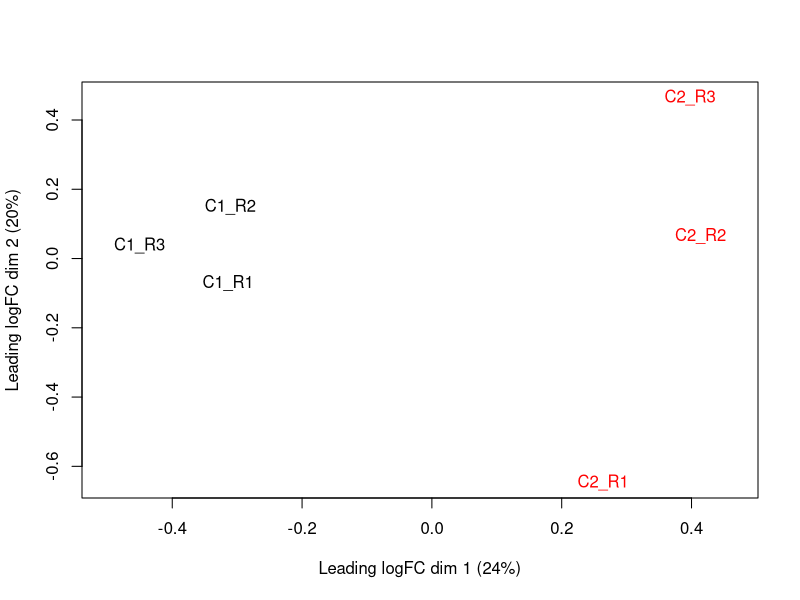
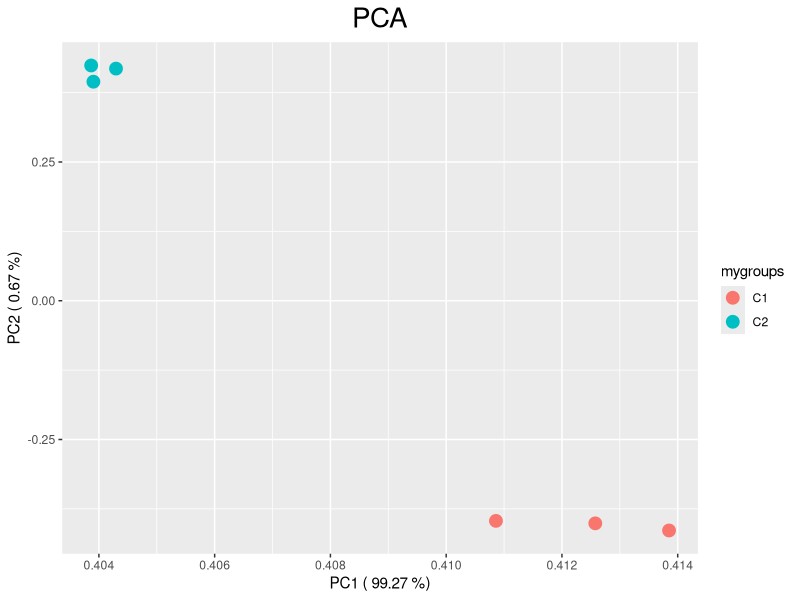
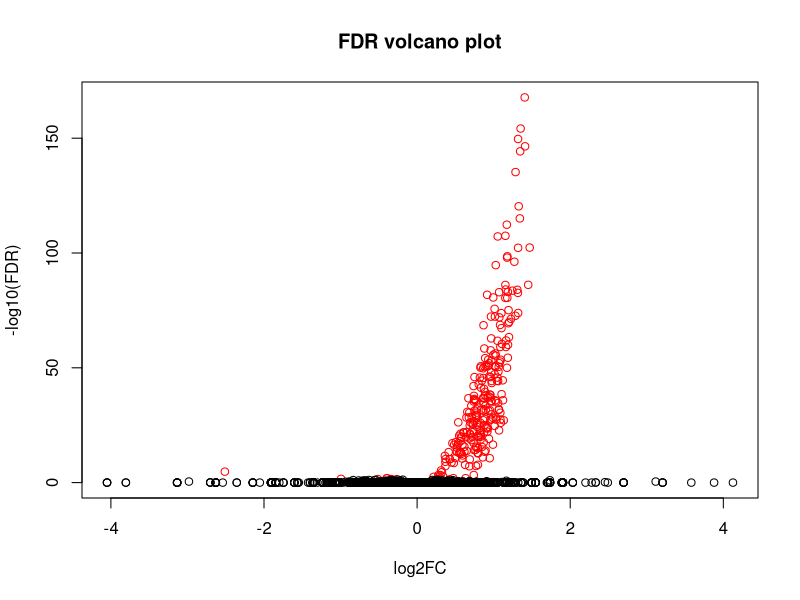
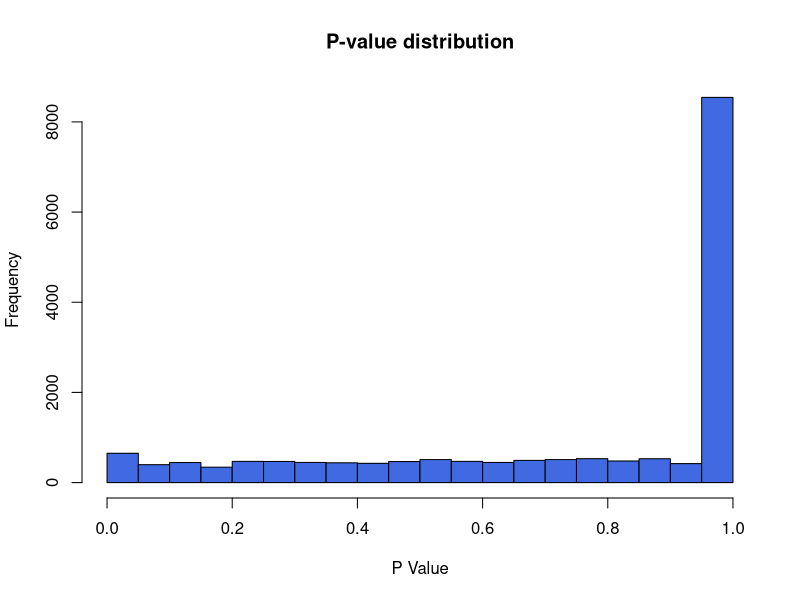

Here is the R script that generated these plots, in order: (Note: this script raises an error after producing the figures.)
library(edgeR)
library(ggplot2)
library(pheatmap)

countdata<-read.table("trapnell_counts.tab",sep="\t",header=T)
row.names(countdata) <- countdata$Gene
countdata$Gene<-NULL
mygroups <- c("C1","C1","C1","C2","C2","C2")

#Simple, no filtering
y <- DGEList(counts=countdata[,1:6], genes=rownames(countdata), group = mygroups)
y <- calcNormFactors(y)
y$samples
mds <- plotMDS(y, col=c(rep("black",3), rep("red",3)))

#Alternate pca
pc<-prcomp(countdata, retx=TRUE)
percentages<-(pc$sdev)^2 / sum(pc$sdev^2) 
pc<-pc$rotation
pc <- cbind.data.frame(pc,mygroups)
qplot(PC1, PC2, data = as.data.frame(pc), color=mygroups)+geom_point(size=4)+theme(plot.title = element_text(hjust = 0.5, size=20))+labs(x=paste('PC1 (',round(percentages[1], digits=4)*100,'%)'), y=paste('PC2 (',round(percentages[2], digits=4)*100,'%)'), title="PCA")
dev.copy(pdf, "PCA.pdf", width=9, height=7)
dev.off()

#Top genes
y <- estimateDisp(y)
et <- exactTest(y)
topgenes<-topTags(et,n=dim(countdata)[[1]])
plot(topgenes$table$logFC, -log10(topgenes$table$FDR), col=ifelse(topgenes$table$FDR<0.05,"red","black"),main="FDR volcano plot",xlab="log2FC",ylab="-log10(FDR)")
hist(topgenes$table$PValue,breaks=20,xlab="P Value",col="royalblue",ylab="Frequency",main="P-value distribution")

normcnt <- round(cpm(y, normalized.lib.sizes=T))
rownames(normcnt)<-rownames(countdata)
topgenes$table <- merge(normcnt, topgenes$table, by.x="row.names", by.y="genes")
names(topgenes$table)[1] <- "Gene.ID"
topgenes$table <- topgenes$table[order(topgenes$table$FDR),]

write.table(topgenes$table, "edgeR_analysis.trapnell_normalized_counts.tab", sep="\t", quote = F, row.names = F)

topgenes_50<-topTags(et, n=50)
#different types of sorting for output
#topgenes_50$table <- topgenes_50$table[order(topgenes_50$table$logFC),]
#topgenes_50$table <- topgenes_50$table[order(topgenes_50$table$logCPM),]
topgenes_50$table <- topgenes_50$table[order(topgenes_50$table$FDR),]
pheatmap(normcnt[as.integer(rownames(topgenes_50$table)),], scale="none", cluster_rows = F, cluster_cols = F, legend = T, main="Top 50 DE Genes")+theme(plot.title = element_text(hjust = 0.9, size=10))
dev.copy(pdf, "heatmap.pdf", width=3, height=10)
dev.off()


for (i in 1:3){
  print(topgenes[i,])
  gene<-as.data.frame(topgenes[i,][,2:7])
  gene_name<-as.data.frame(topgenes[i,][,1])
  print(gene_name)

  stripchart(gene, vertical=TRUE, main=gene_name, pch=16, cex=1.4, col='royalblue', ylab = "Counts per Million")
  dev.copy(pdf, paste(gene_name,".pdf"), width=9, height=7)
  dev.off()
}
  
